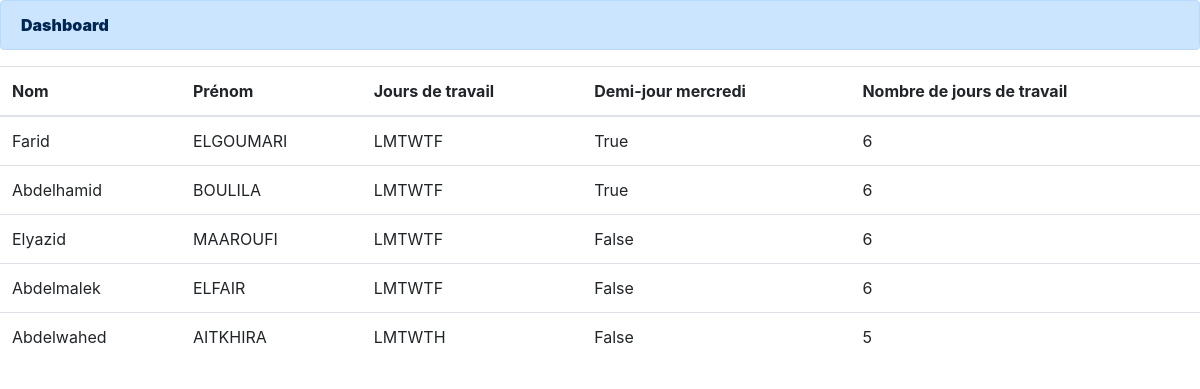
The app's page /pointage/abc, older data.
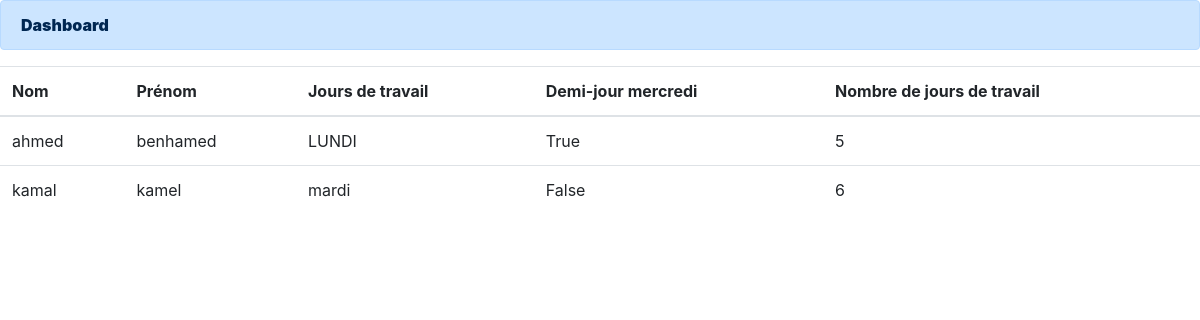
The same page, newer data.
### pointage/models.py (models this page shows, shortened)
class Employe(models.Model):
    nom = models.CharField(max_length=255)
    prenom = models.CharField(max_length=255)
    email = models.EmailField()
    jours_de_travail = models.CharField(max_length=255)
    demi_jour_mercredi = models.BooleanField()
    nombre_jours_de_travail = models.PositiveIntegerField()

### pointage/views.py (the view)
# urls.py: path('abc',views.Smart_planning, name='Smart Planning'),
def Smart_planning(request):
    employes = Employe.objects.all()
    return render(request, "pointage/employes.html", {"employes": employes})

### templates/pointage/employes.html (shortened to what this page needs)
{% extends 'base2.html' %}
{% load  static %}
{% block content %}
<div class="alert alert-primary" role="alert">
    <a href="{% url  'index'  %}" class="alert-link"><strong>Dashboard</strong></a>
</div>
    <table  class="table">
        <thead>
            <tr>
                <th>Nom</th>
                <th>Prénom</th>
                <th>Jours de travail</th>
                <th>Demi-jour mercredi</th>
                <th>Nombre de jours de travail</th>
            </tr>
        </thead>
        <tbody>
            {% for employe in employes %}
                <tr>
                    <td>{{ employe.nom }}</td>
                    <td>{{ employe.prenom }}</td>
                    <td>{{ employe.jours_de_travail }}</td>
                    <td>{{ employe.demi_jour_mercredi }}</td>
                    <td>{{ employe.nombre_jours_de_travail }}</td>
                </tr>
            {% endfor %}
        </tbody>
    </table>
{% endblock content %}

### templates/base2.html (shortened to what this page needs)
{% load static %}
{% load crispy_forms_tags %}
<!DOCTYPE html>
<html lang="en">
<head>
<link rel="stylesheet" href="{% static 'bootstrap/css/bootstrap.min.css' %}">
</head>
<body>
{% block content %}
{% endblock content %}
</body>
</html>

Row changes from the older to the newer data that the page shows:
removed Employe: nom "Elyazid", prenom "MAAROUFI", jours_de_travail "LMTWTF", demi_jour_mercredi "False", nombre_jours_de_travail "6"
removed Employe: nom "Abdelmalek", prenom "ELFAIR", jours_de_travail "LMTWTF", demi_jour_mercredi "False", nombre_jours_de_travail "6"
removed Employe: nom "Abdelwahed", prenom "AITKHIRA", jours_de_travail "LMTWTH", demi_jour_mercredi "False", nombre_jours_de_travail "5"
changed Employe "True": nom "Farid" → "ahmed"; prenom "ELGOUMARI" → "benhamed"; jours_de_travail "LMTWTF" → "LUNDI"; nombre_jours_de_travail "6" → "5"
changed Employe: nom "Abdelhamid" → "kamal"; prenom "BOULILA" → "kamel"; jours_de_travail "LMTWTF" → "mardi"; demi_jour_mercredi "True" → "False"
